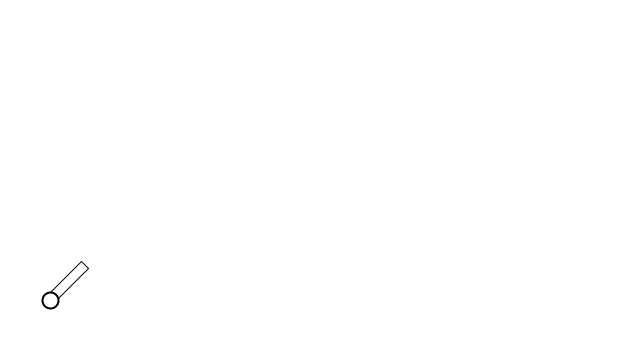
Frame 1 (no input)
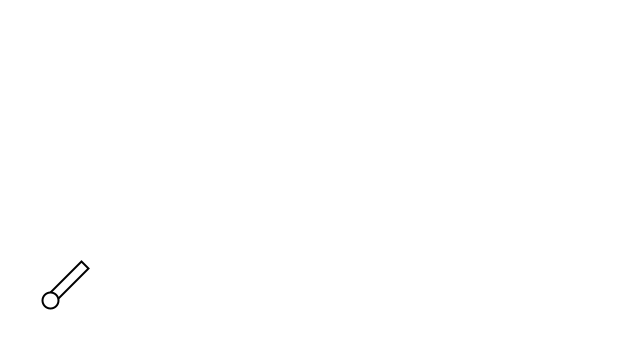
Frame 60 (the mouse pressed at the canvas centre just before this capture)
Frame 120 (the mouse held since frame 60 and released just before this capture): identical to frame 60, image omitted

The Processing sketch that drew these frames (run headless with seeded random() and noise(); from frame 60 on, the mouse is pressed at the canvas centre):

// Processing sketch: cannonball_exercise
// ── cannonball_exercise.pde
// The Nature of Code
// Daniel Shiffman
// http://natureofcode.com


// All of this stuff should go into a Cannon class
float angle = -PI/4;
PVector position = new PVector(50, 300);
boolean shot = false;

CannonBall ball;

void setup() {
  size(640, 360);
  ball = new CannonBall(position.x, position.y);
}

void draw() {
  background(255); 

  pushMatrix();
  translate(position.x, position.y);
  rotate(angle);
  rect(0, -5, 50, 10);
  popMatrix();

  if (shot) {
    PVector gravity = new PVector(0, 0.2);
    ball.applyForce(gravity);
    ball.update();
  }
  ball.display();

  if (ball.position.y > height) {
    ball = new CannonBall(position.x, position.y);  
    shot = false;
  }
}

void keyPressed() {
  if (key == CODED && keyCode == RIGHT) {
    angle += 0.1;
  } 
  else if (key == CODED && keyCode == LEFT) {
    angle -= 0.1;
  } 
  else if (key == ' ') {
    shot = true;
    PVector force = PVector.fromAngle(angle);
    force.mult(10);
    ball.applyForce(force);
  }
}

// ── CannonBall.pde
// The Nature of Code
// Daniel Shiffman
// http://natureofcode.com

class CannonBall { 
  // All of our regular motion stuff
  PVector position;
  PVector velocity;
  PVector acceleration;

  // Size
  float r = 8;
  
  float topspeed = 10;

  CannonBall(float x, float y) {
    position = new PVector(x,y);
    velocity = new PVector();
    acceleration = new PVector();
  } 

  // Standard Euler integration
  void update() { 
    velocity.add(acceleration);
    velocity.limit(topspeed);
    position.add(velocity);
    acceleration.mult(0);
  }

  void applyForce(PVector force) {
    acceleration.add(force);
  }

  
  void display() { 
    stroke(0);
    strokeWeight(2);
    pushMatrix();
    translate(position.x,position.y);
    ellipse(0,0,r*2,r*2);
    popMatrix();
  }
}
